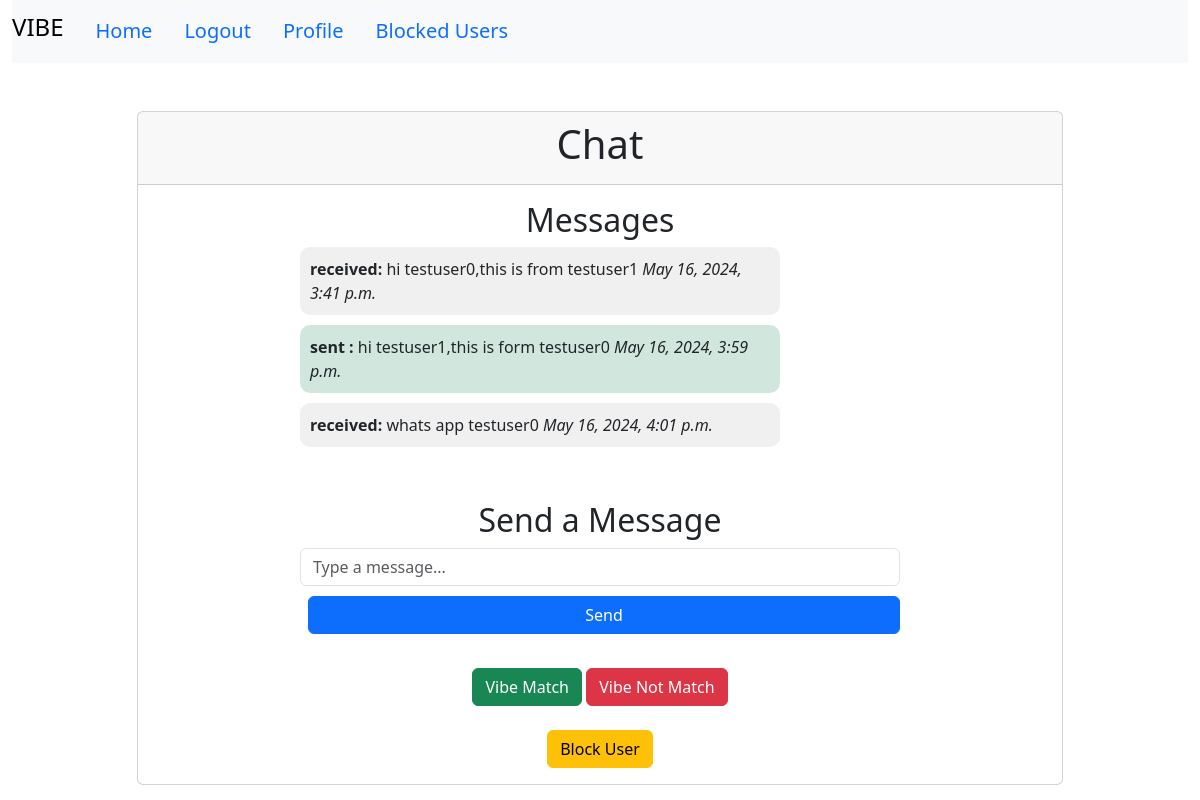
Before: /chat/2/ (signed in) with the older database file.
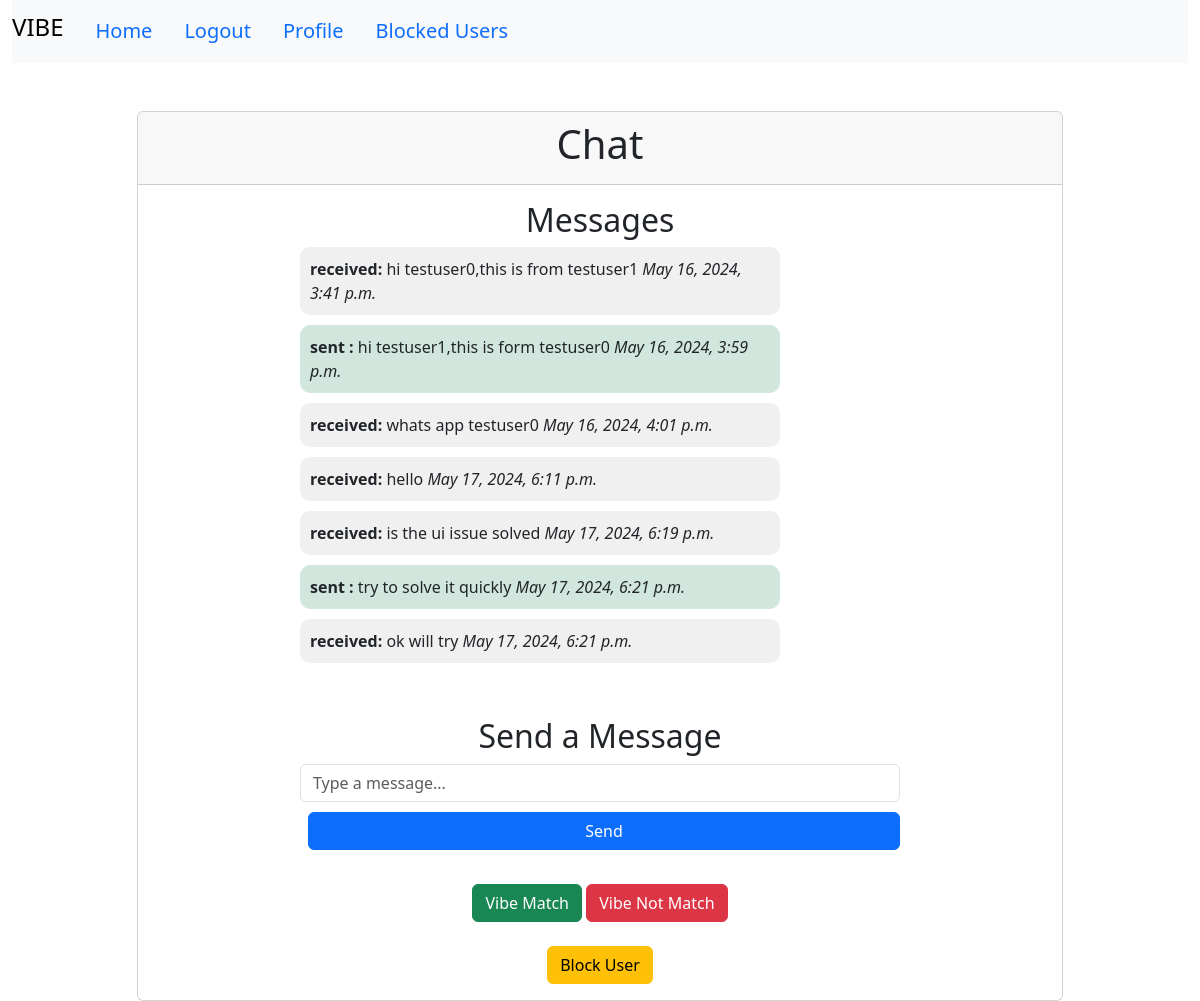
After: the same page with the newer database file.
### vibeapp/models.py (models this page shows, shortened)
class Message(models.Model):
    sender = models.ForeignKey(CustomUser, related_name='sent_messages', on_delete=models.CASCADE)
    receiver = models.ForeignKey(CustomUser, related_name='received_messages', on_delete=models.CASCADE)
    content = models.TextField()
    timestamp = models.DateTimeField(default=timezone.now)

### vibeapp/views.py (the view, shortened to what this page needs)
# urls.py: path('chat/<int:user_id>/', views.chat_with_user, name='chat_with_user'),
@login_required
def chat_with_user(request, user_id):
    receiver = get_object_or_404(CustomUser, pk=user_id)
    if BlockedUser.objects.filter(Q(blocker=request.user, blocked=receiver) | Q(blocker=receiver, blocked=request.user)).exists():
        return redirect('home')
    vibe_match, created = VibeMatch.objects.get_or_create(
        user1=min(request.user, receiver, key=lambda u: u.id),
        user2=max(request.user, receiver, key=lambda u: u.id)
    )
    messages = Message.objects.filter(
        (Q(sender=request.user) & Q(receiver=receiver)) |
        (Q(sender=receiver) & Q(receiver=request.user))
    ).order_by('timestamp')
    if request.method == 'POST' and 'content' in request.POST:
        form = MessageForm(request.POST)
        if form.is_valid():
            message = form.save(commit=False)
            message.sender = request.user
            message.receiver = receiver
            message.save()
            messages_html = render_to_string('messages_partial.html', {'messages': messages, 'user': request.user})
            if request.is_ajax():
                return JsonResponse({'messages_html': messages_html})
            return redirect('chat_with_user', user_id=user_id)
    elif 'fetch_new' in request.GET:
        messages_html = render_to_string('messages_partial.html', {'messages': messages, 'user': request.user})
        return JsonResponse({'messages_html': messages_html})
    else:
        form = MessageForm()
    return render(request, 'chat.html', {
        'receiver': receiver,
        'messages': messages,
        'form': form,
        'user': request.user,
        'receiver_id': user_id,
        'vibe_match': vibe_match,
        'show_profile': vibe_match.matched
    })

### vibeapp/forms.py
class MessageForm(forms.ModelForm):
    class Meta:
        model = Message
        fields = ['content']
        widgets = {
            'content': forms.TextInput(attrs={'class': 'form-control', 'placeholder': 'Type a message...', 'autocomplete': 'off'}),
        }

### vibeapp/templates/chat.html (shortened to what this page needs)
{% extends 'home.html' %}
{% block body %}
<div class="container mt-5">
    <div class="row justify-content-center">
        <div class="col-md-10">
            <div class="card">
                <div class="card-header text-center">
                    <h1>Chat</h1>
                </div>
                <div class="card-body">
                    <div class="chat-container">
                        <div class="messages">
                            <h2 class="text-center">Messages</h2>
                            <ul class="list-group">
                                {% include 'messages_partial.html' %}
                            </ul>
                        </div>
                        <div class="send-message mt-4">
                            <h2 class="text-center">Send a Message</h2>
                            <form id="message-form" method="post" class="d-flex">
                                <div class="flex-grow-1">
                                    {{ form.content }}
                                </div>
                                <div class="ms-2">
                                    <button type="submit" name="send_message" class="btn btn-primary">Send</button>
                                </div>
                            </form>
                        </div>
                        <div class="vibe-actions text-center mt-4">
                            {% if not show_profile %}
                            <form method="post">
                                <button type="submit" name="vibe_action" value="vibe_match" class="btn btn-success">Vibe Match</button>
                                <button type="submit" name="vibe_action" value="vibe_not_match" class="btn btn-danger">Vibe Not Match</button>
                            </form>
                            {% else %}
                            <p class="mt-3">{{ receiver.username }}</p>
                            {% endif %}
                        </div>
                        <div class="block-user text-center mt-4">
                            <form method="post" action="{% url 'block_user' receiver_id %}">
                                <button type="submit" class="btn btn-warning">Block User</button>
                            </form>
                        </div>
                    </div>
                </div>
            </div>
        </div>
    </div>
</div>
{% endblock %}

### vibeapp/templates/messages_partial.html
{% for message in messages %}
<li class="{% if message.sender == user %}sent{% else %}received{% endif %}">
    <div class="message-content">
        <strong>{% if message.sender == user %}sent {% else %}received{% endif %}:</strong> {{ message.content }}
        <em>{{ message.timestamp }}</em>
    </div>
</li>
{% endfor %}

Changed rows visible on the page:
added Message: shows "received", content "hello", timestamp "May 17, 2024, 6:11 p.m."
added Message: shows "received", content "is the ui issue solved", timestamp "May 17, 2024, 6:19 p.m."
added Message: shows "sent", content "try to solve it quickly", timestamp "May 17, 2024, 6:21 p.m."
added Message: shows "received", content "ok will try", timestamp "May 17, 2024, 6:21 p.m."
